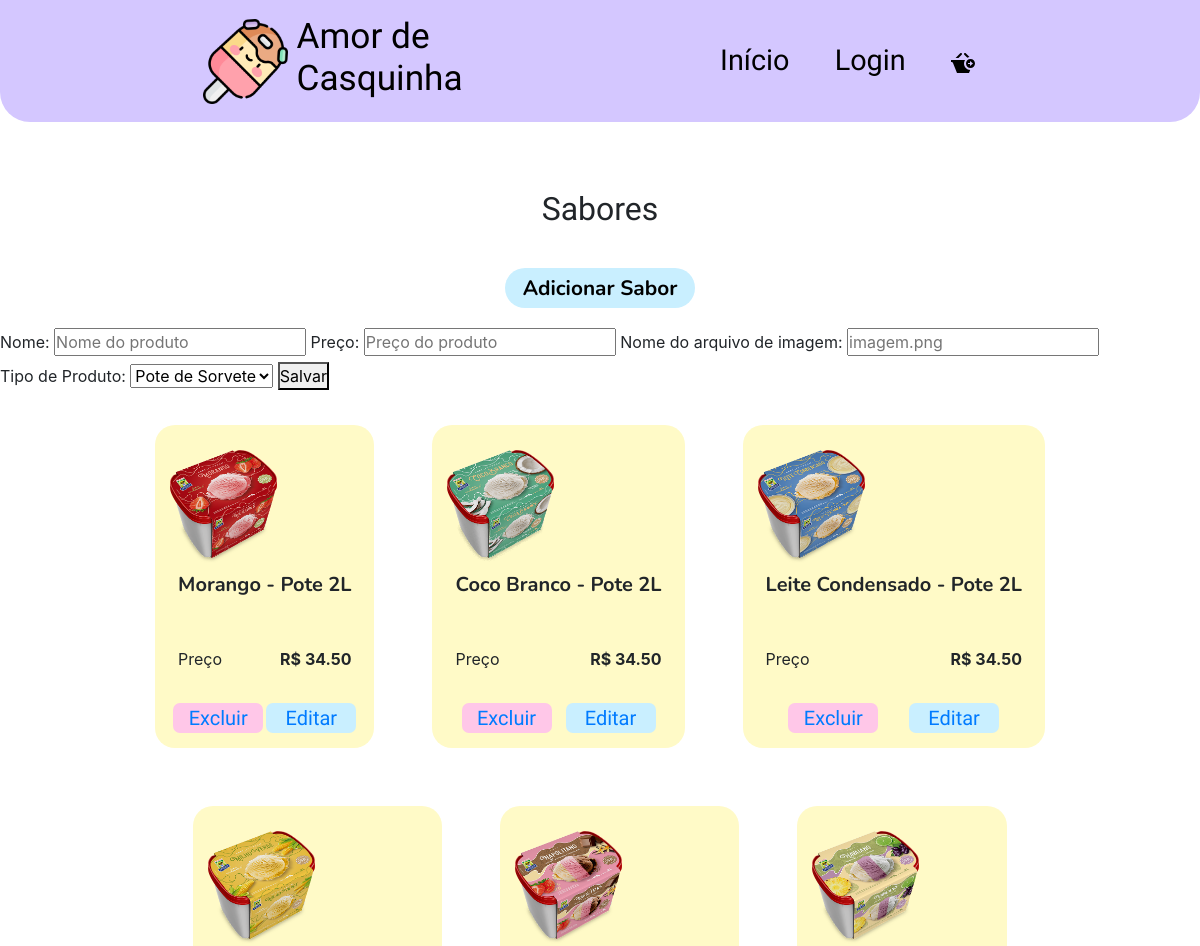
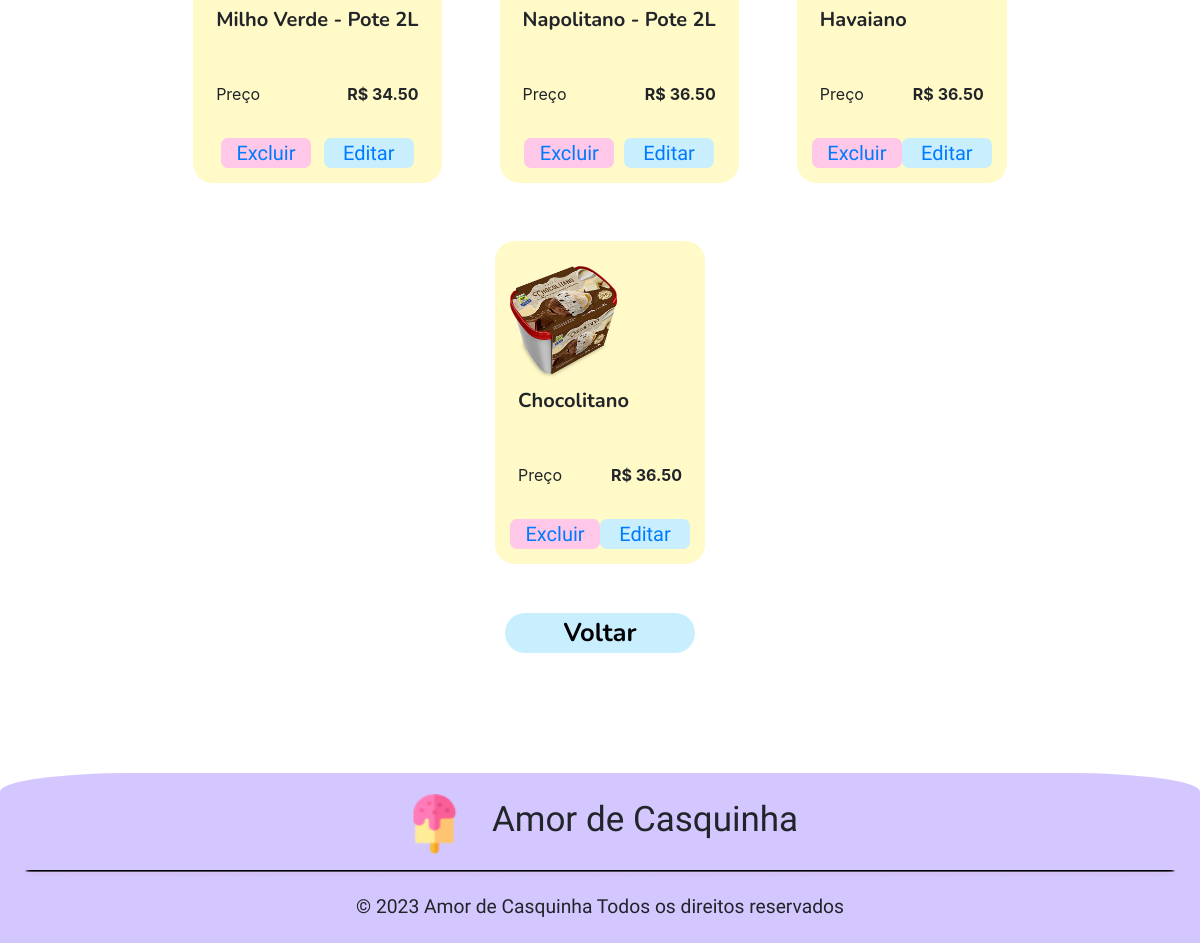
/server/editarSabores.php?produto=2, run on the app's committed database (2 pictures, top to bottom).
### tables this page shows
CREATE TABLE IF NOT EXISTS `tbVariacaoProduto` (
    `idVariacao` INT NOT NULL AUTO_INCREMENT,
    `isActive` TINYINT DEFAULT 1,
    `nomeVariacao` VARCHAR(50) UNIQUE,
    `precoVariacao` DECIMAL(10 , 2 ),
    `fotoVariacao` VARCHAR(255),
    `tbProduto_idProduto` INT NOT NULL,
    PRIMARY KEY (`idVariacao`),
    CONSTRAINT `fk_tbVariacaoProduto_tbProduto1` FOREIGN KEY (`tbProduto_idProduto`)
        REFERENCES `tbProduto` (`idProduto`)
);

### server/config/getVariacoesFun.php (the view)
<?php
if(isset($_GET["produto"]))
{
    require 'config.php';
    $produto = $_GET["produto"];
    $stmt = $conn->prepare("CALL SP_VariacaoReadByProdutoId(?)");
    $stmt->bindParam(1, $produto);
    $stmt->execute();
    do {
        while ($row = $stmt->fetch())
        {
            if($row['isActive'])
            {
                $redirectToExcluir = 'excluirSabor.php?Produto='.$row['idVariacao'];
                $redirectToEditar = 'editaSabor.php?Produto='.$row['idVariacao'];
                echo '
                <div class="c1">
                <div class="c2">
                    <div><img src="images/'.$row["fotoVariacao"].'" alt="'.$row["nomeVariacao"].'" class="imagem"></div>
                    <div class="c3">
                        <h3 class="titulo px-2">'.$row["nomeVariacao"].'</h3>
                        <div class="preco d-flex flex-row justify-content-between px-2">
                            <p>Preço</p>
                            <span>R$ '.$row["precoVariacao"].'</span>
                        </div>
                    </div>
                </div>
                <div class="botao text-center d-flex justify-content-evenly mt-3">
                        <button id="excl"><a href="'.$redirectToExcluir.'">Excluir</a></button>
                        <button id="edit"><a href="'.$redirectToEditar.'">Editar</a></button>
                    </div>
                </div>';
            }
        }
    } while ($stmt->nextRowset());
}
else
{
    echo 'No products to display!';
}
?>

### server/style/CabecalhoRodape.css (style rules this page uses)
:root { --roxo-bebe: #D4C7FF; --Nunito: 'Nunito', sans-serif; --Agbalumo: 'Agbalumo'; }
* { padding: 0; margin: 0; }

### server/style/editarSaboresS.css (style rules this page uses)
:root { --roxo-bebe: #D4C7FF; --Nunito: 'Nunito', sans-serif; --Agbalumo: 'Agbalumo'; --azul-bebe: #C9EFFF; --rosa-bebe: #FFC7E8; --amarelo-bebe: #FFFAC7; }
.conteiner1 button { width: 208px; background-color: var(--azul-bebe); }
.c1 { background-color: var(--amarelo-bebe); padding: 15px; border-radius: 20px; margin: 20px 0; }
.imagem { border-radius: 20px; margin-top: 10px; }
.titulo { margin-top: 10px; font-family: var(--Nunito); font-size: 1.25rem; font-weight: bold; }
.preco { margin: 50px 0 0 0; }
.preco span { font-weight: bold; }
.botao #excl { background-color: var(--rosa-bebe); border: none; border-radius: 7px; font-family: var(--Agbalumo); width: 90px; height: 30px; }
.botao #edit { background-color: var(--azul-bebe); border: none; border-radius: 7px; font-family: var(--Agbalumo); width: 90px; height: 30px; }
@media (min-width: 768px) { .imagem { width: 107px; height: 113px; } }
@media (min-width: 768px) { .c1 { margin: 29px; } }
@media (min-width: 768px) { .botao #excl, #edit { font-size: 1.25rem; } }

### data on the page
tbvariacaoproduto: fotoVariacao (picture), nomeVariacao "Morango - Pote 2L", precoVariacao "34.50"
tbvariacaoproduto: fotoVariacao (picture), nomeVariacao "Coco Branco - Pote 2L", precoVariacao "34.50"
tbvariacaoproduto: fotoVariacao (picture), nomeVariacao "Leite Condensado - Pote 2L", precoVariacao "34.50"
tbvariacaoproduto: fotoVariacao (picture), nomeVariacao "Milho Verde - Pote 2L", precoVariacao "34.50"
tbvariacaoproduto: fotoVariacao (picture), nomeVariacao "Napolitano - Pote 2L", precoVariacao "36.50"
tbvariacaoproduto: fotoVariacao (picture), nomeVariacao "Havaiano", precoVariacao "36.50"
tbvariacaoproduto: fotoVariacao (picture), nomeVariacao "Chocolitano", precoVariacao "36.50"

### other printed values
form field tipoProdAdd "Pote de Sorvete"
